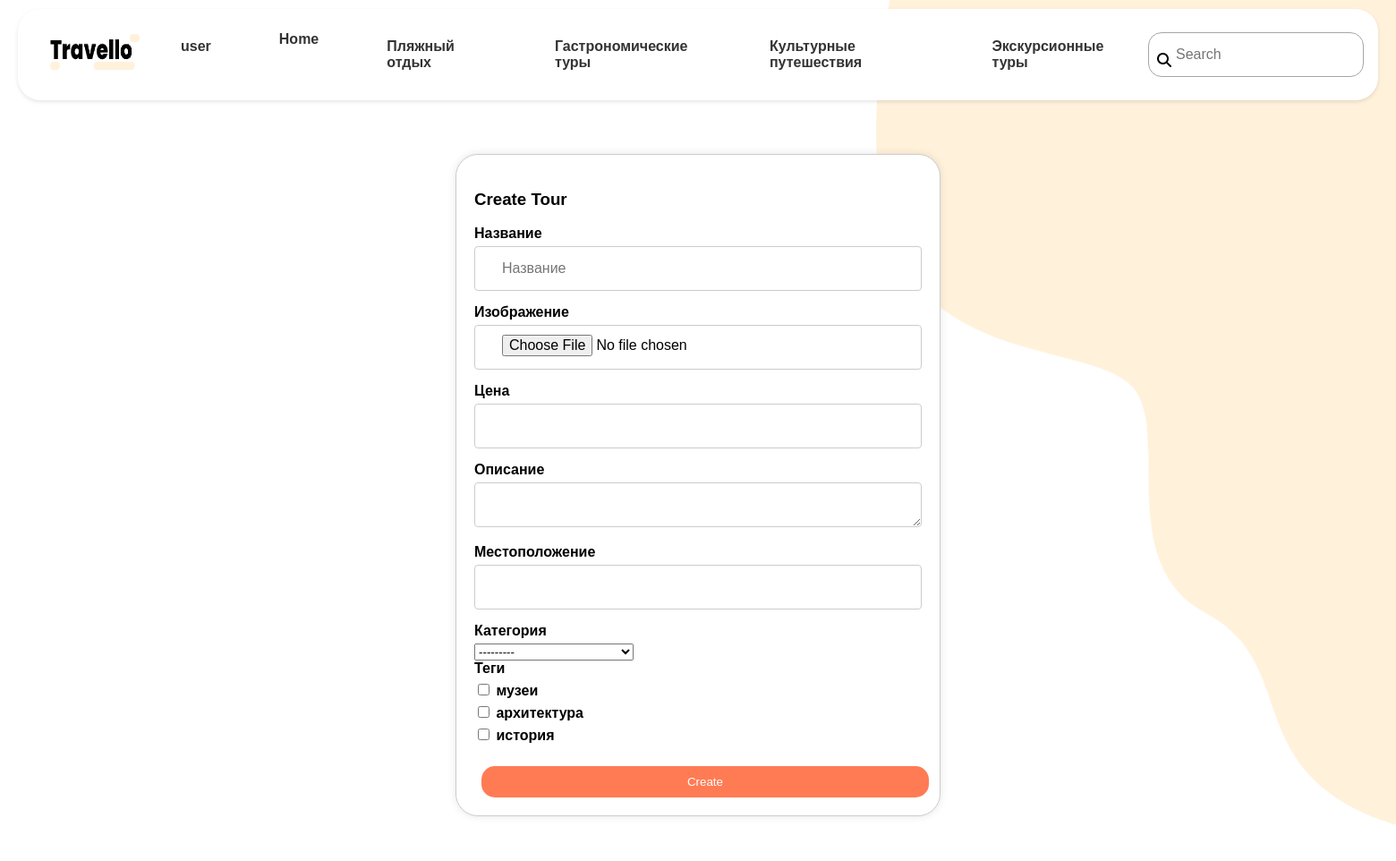
The app's page /workspace/create-tour/ (signed in) with its own data.
### travel_tour/models.py (models this page shows)
class Category(models.Model):
    class Meta:
        verbose_name = 'категория'
        verbose_name_plural = 'категории'
    name = models.CharField(max_length=100, verbose_name='название')
    def __str__(self):
        return self.name

### workspace/decorators.py (the view)
    def _wrapped_view(request, *args, **kwargs):
        if not request.user.is_superuser:
            raise PermissionDenied("Доступ только для администраторов")
        return view_func(request, *args, **kwargs)

### workspace/forms.py
class TourForm(forms.ModelForm):
    class Meta:
        model = Tour
        fields = (
            'name',
            'image',
            'price',
            'description',
            'location',
            'category',
            'tags',
        )
        widgets = {
            'name': forms.TextInput(attrs={
                'class': 'form-control',
                'placeholder': 'Название',
            }),
            'image': forms.FileInput(attrs={
                'class': 'form-control',
            }),
            'price': forms.NumberInput(attrs={
                'class': 'form-control',
            }),
            'description': forms.Textarea(attrs={
                'class': 'form-control',
                'cols': '5',
            }),
            'location': forms.TextInput(attrs={
                'class': 'form-control',
            }),
            'tags': forms.CheckboxSelectMultiple(),
            'category': forms.Select(attrs={
                'class': 'form-select',
            }),
        }

### travel_tour/models.py (called while the page is built)
    def __str__(self):
        return self.name

### travel_tour/templatetags/custom_tags.py (called while the page is built)
@register.simple_tag()
def get_categories():
    return Category.objects.all()

### workspace/views.py (called while the page is built, shortened)
@admin_required
def create_tour(request):
    form = TourForm()
    return render(request, 'workspace/create_tour.html', {'form': form})

### templates/workspace/create_tour.html (shortened to what this page needs)
{% extends 'base.html' %}
{% load static %}
{% block content %}
<div class="form-container">
    <h3 class="mb-4">Create Tour</h3>
    <form action="{% url 'create_tour' %}" method="POST" enctype="multipart/form-data" novalidate>
            {% for input in form %}
        <div class="mb-4">
            <label for="tour_name">{{ input.label }}</label>
            {{ input }}
        </div>
        {% endfor %}
        <div>
            <button type="submit" class="btn btn-success w-100">Create</button>
        </div>
    </form>
</div>
{% endblock content %}

### templates/components/nav.html (shortened to what this page needs)
{% load static %}
<nav class="navbar">
    <div class="logo">
        <img src="{% static 'img/Group 590 (1).png' %}" alt="Logo">
    </div>
    <ul class="nav-links">
        {% if request.user.is_authenticated %}
            <li class="nav-item dropdown">
                <a href="#" class="nav-link dropdown-toggle">
                    {{ request.user.username }}
                </a>
            </li>
        {% endif %}
        <li class="nav-item"><a href="{% url 'index' %}">Home</a></li>
        {% include 'components/nav_categories.html' %}
    </ul>
    <form action="{% url 'index' %}" method="get" class="search-form" role="search">
        <i id="lupa" class="fa-solid fa-magnifying-glass search-icon"></i>
        <input class="form-control" value="{{ request.GET.search }}" name="search" type="search" placeholder="Search" aria-label="Search">
    </form>
</nav>

### templates/components/nav_categories.html
{% load custom_tags %}
{% get_categories as categories %}
{% for category in categories %}
    <li class="nav-item">
        <a class="nav-link" href="{% url 'index' %}?category={{ category.id }}">{{ category.name }}</a>
    </li>
{% endfor %}

### static/css/style.css (style rules this page uses)
nav { display: flex; justify-content: space-between; align-items: center; background-color: #ffffff; padding: 10px 20px; box-shadow: 0 2px 5px rgba(0, 0, 0, 0.1); }
nav .logo { font-size: 24px; font-weight: bold; }
nav ul { list-style: none; display: flex; gap: 20px; }
nav ul li a { text-decoration: none; color: #333; }
.form-control { width: 230px !important; height: 40px !important; padding-left: 30px !important; border: 1px solid #a9a5a5; border-radius: 15px; font-size: 16px; outline: none; background-color: white; }
#lupa { position: absolute; padding-left: 10px; padding-top: 12px; cursor: pointer; }
.btn { background: #ff7b54; color: #fff; padding: 10px 20px; border: none; border-radius: 15px; cursor: pointer; }
.logo img { width: 170px; height: 40px; padding: 20px; }
.nav-item { margin-right: 15px; padding: 10px; border-radius: 5px; list-style: none; }
.nav-item a { text-decoration: none; color: #333; }
.navbar { display: flex; justify-content: space-between; align-items: center; padding: 10px 20px; background: white; border-radius: 25px; box-shadow: 1px 4px 32px 4px rgba(34, 60, 80, 0.07); }
.navbar .logo img { max-width: 100px; }
.nav-links { display: flex; list-style-type: none; margin: 0; padding: 0; }
.nav-links .nav-item { margin-right: 20px; }
.nav-links .nav-item a { text-decoration: none; color: #333333; font-weight: bold; font-size: 16px; transition: color 0.3s ease; }
.form-container { max-width: 500px; margin: 0 auto; padding: 20px; background-color: white; border: 1px solid #ccc; border-radius: 25px; margin-top: 50px; box-shadow: 0 0 10px rgba(0, 0, 0, 0.1); }
.form-control { width: 100% !important; height: 50px !important; }
.form-container label { display: block; margin-bottom: 5px; font-weight: bold; }
.form-container .form-control { width: 100%; padding: 10px; margin-bottom: 15px; border: 1px solid #ccc; border-radius: 4px; box-sizing: border-box; }
.form-container textarea.form-control { height: 150px; }
.form-container .btn { width: 100%; }
.btn { margin-top: 20px; }
.navbar { display: flex; align-items: center; padding: 0.5rem 1rem; background-color: #fff; box-shadow: 0 2px 4px rgba(0, 0, 0, 0.1); position: relative; }
.logo img { height: 40px; }
.nav-links { display: flex; list-style: none; margin: 0; padding: 0; flex: 1; justify-content: center; }
.nav-item { margin: 0 0.5rem; position: relative; }
.nav-link { text-decoration: none; color: #333; font-weight: bold; padding: 0.5rem; display: block; }
.search-form { display: flex; align-items: center; margin-left: auto; }
.search-icon { margin-right: 0.5rem; }
.form-control { width: 200px; }
.btn { margin-left: 0.5rem; }

### records on screen
Category: name "Пляжный отдых"
Category: name "Гастрономические туры"
Category: name "Культурные путешествия"
Category: name "Экскурсионные туры"

### other values on screen
{{ request.user.username }} "user"
{{ input.label }} "Название" "Изображение" "Цена" "Описание" "Местоположение" "Категория" "Теги"
